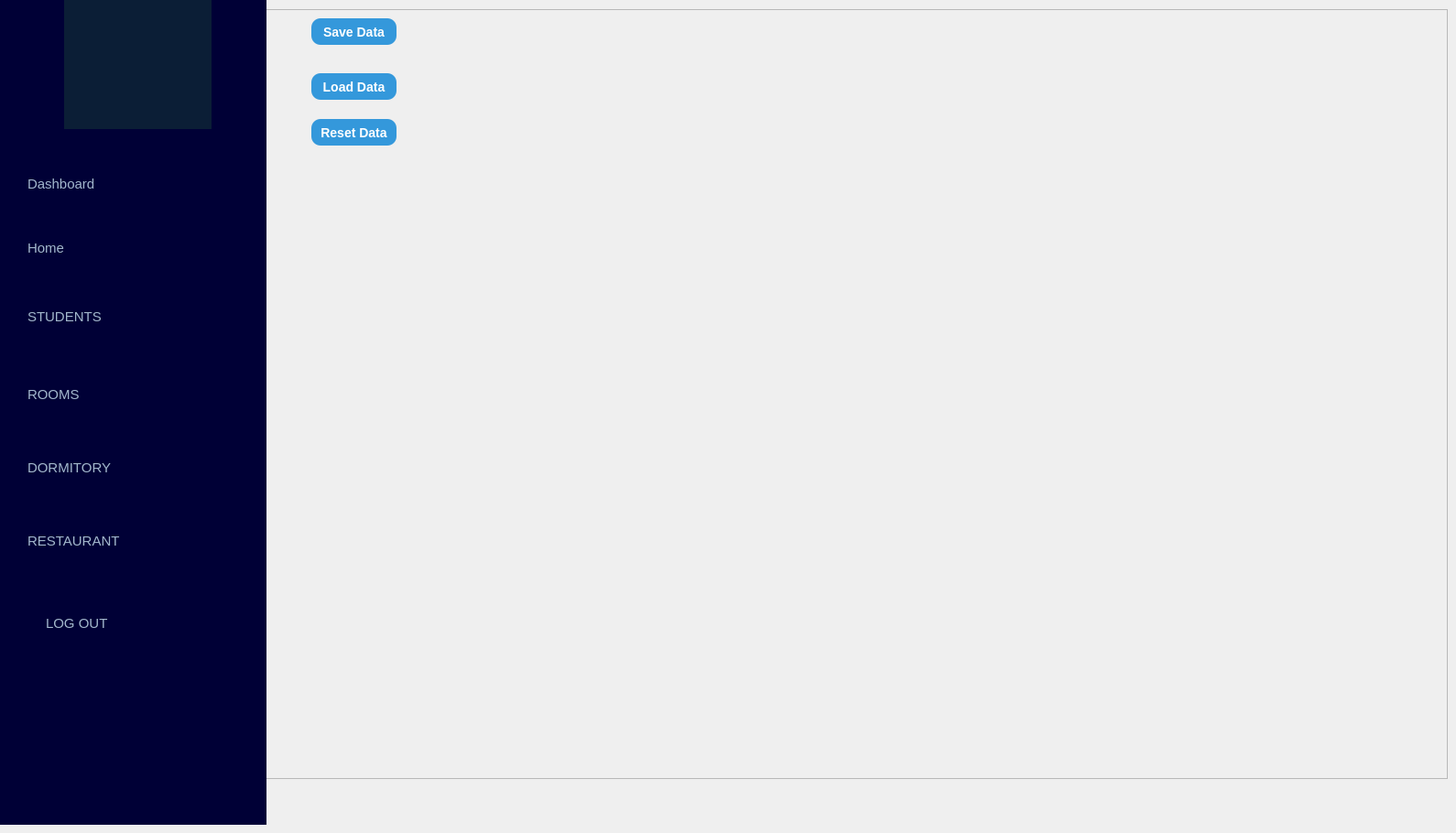
      <widget class="QWidget" name="home">
       <widget class="QFrame" name="frame_2">
        <property name="geometry">
         <rect>
          <x>280</x>
          <y>10</y>
          <width>1301</width>
          <height>841</height>
         </rect>
        </property>
        <property name="frameShape">
         <enum>QFrame::Shape::StyledPanel</enum>
        </property>
        <property name="frameShadow">
         <enum>QFrame::Shadow::Raised</enum>
        </property>
        <widget class="QLabel" name="label_3">
         <property name="geometry">
          <rect>
           <x>10</x>
           <y>-30</y>
           <width>1201</width>
           <height>821</height>
          </rect>
         </property>
         <property name="text">
          <string/>
         </property>
         <property name="pixmap">
          <pixmap resource="resources.qrc">:/images/.qtcreator/ChatGPT Image 19 juin 2026, 23_52_17.png</pixmap>
         </property>
         <property name="scaledContents">
          <bool>true</bool>
         </property>
        </widget>
        <widget class="QPushButton" name="pushButton_11">
         <property name="geometry">
          <rect>
           <x>60</x>
           <y>10</y>
           <width>93</width>
           <height>29</height>
          </rect>
         </property>
         <property name="styleSheet">
          <string notr="true">QPushButton{
    background-color:#3498DB;
    color:white;
    border:none;
    border-radius:10px;
    font-size:14px;
    font-weight:bold;
    padding:8px;
}

QPushButton:hover{
    background-color:#2980B9;
}

QPushButton:pressed{
    background-color:#1F618D;
}</string>
         </property>
         <property name="text">
          <string>Save Data</string>
         </property>
        </widget>
        <widget class="QPushButton" name="btn_loadData">
         <property name="geometry">
          <rect>
           <x>60</x>
           <y>70</y>
           <width>93</width>
           <height>29</height>
          </rect>
         </property>
         <property name="styleSheet">
          <string notr="true">QPushButton{
    background-color:#3498DB;
    color:white;
    border:none;
    border-radius:10px;
    font-size:14px;
    font-weight:bold;
    padding:8px;
}

QPushButton:hover{
    background-color:#2980B9;
}

QPushButton:pressed{
    background-color:#1F618D;
}</string>
         </property>
         <property name="text">
          <string>Load Data</string>
         </property>
        </widget>
        <widget class="QPushButton" name="btn_reset">
         <property name="geometry">
          <rect>
           <x>60</x>
           <y>120</y>
           <width>93</width>
           <height>29</height>
          </rect>
         </property>
         <property name="styleSheet">
          <string notr="true">QPushButton{
    background-color:#3498DB;
    color:white;
    border:none;
    border-radius:10px;
    font-size:14px;
    font-weight:bold;
    padding:8px;
}

QPushButton:hover{
    background-color:#2980B9;
}

QPushButton:pressed{
    background-color:#1F618D;
}</string>
         </property>
         <property name="text">
          <string>Reset Data</string>
         </property>
        </widget>
       </widget>
       <widget class="QFrame" name="sidebarFrame">
        <property name="geometry">
         <rect>
          <x>-10</x>
          <y>0</y>
          <width>301</width>
          <height>901</height>
         </rect>
        </property>
        <property name="styleSheet">
         <string notr="true">#sidebarFrame {
	background-color: rgb(0, 0, 54);
	
   
    border: none;
}
QPushButton {
    color: #ffffff;
    font-family: &quot;Segoe UI&quot;;
    font-size: 11pt;
    text-align: left;
    padding: 12px 20px;
    border: none;
    border-radius: 8px;
    background-color: transparent;
}
QPushButton:hover {
    background-color: #162e4e;
}
/* Active / Pressed State (like the Dashboard button in the image) */
QPushButton:checked, QPushButton:pressed {
    background-color: #123769;
    font-weight: bold;
}</string>
        </property>
        <property name="frameShape">
         <enum>QFrame::Shape::StyledPanel</enum>
        </property>
        <property name="frameShadow">
         <enum>QFrame::Shadow::Raised</enum>
        </property>
        <widget class="QPushButton" name="btn_dashboard">
         <property name="geometry">
          <rect>
           <x>20</x>
           <y>170</y>
           <width>291</width>
           <height>61</height>
          </rect>
         </property>
         <property name="styleSheet">
          <string notr="true">QPushButton {
    color: #a3b8cc;
    font-family: &quot;Segoe UI&quot;, sans-serif;
    font-size: 11pt;
    padding: 12px 20px;
    border: none;
    border-radius: 8px;
    background-color: transparent;
}

QPushButton:hover {
    color: #ffffff;
    background-color: #0c2343;
}

/* This rule handles the button that is currently clicked/active */
QPushButton:checked {
    color: #ffffff;
    font-weight: 600;
    background-color: #123769; /* The prominent blue selection color from the image */
}</string>
         </property>
         <property name="text">
          <string>Dashboard</string>
         </property>
         <property name="checkable">
          <bool>true</bool>
         </property>
         <property name="autoExclusive">
          <bool>true</bool>
         </property>
        </widget>
        <widget class="QPushButton" name="btn_room">
         <property name="geometry">
          <rect>
           <x>20</x>
           <y>400</y>
           <width>291</width>
           <height>61</height>
          </rect>
         </property>
         <property name="styleSheet">
          <string notr="true">QPushButton {
    color: #a3b8cc;
    font-family: &quot;Segoe UI&quot;, sans-serif;
    font-size: 11pt;
    padding: 12px 20px;
    border: none;
    border-radius: 8px;
    background-color: transparent;
}

QPushButton:hover {
    color: #ffffff;
    background-color: #0c2343;
}

/* This rule handles the button that is currently clicked/active */
QPushButton:checked {
    color: #ffffff;
    font-weight: 600;
    background-color: #123769; /* The prominent blue selection color from the image */
}</string>
         </property>
         <property name="text">
          <string>ROOMS</string>
         </property>
        </widget>
        <widget class="QPushButton" name="btn_dormitory">
         <property name="geometry">
          <rect>
           <x>20</x>
           <y>480</y>
           <width>291</width>
           <height>61</height>
          </rect>
         </property>
         <property name="styleSheet">
          <string notr="true">QPushButton {
    color: #a3b8cc;
    font-family: &quot;Segoe UI&quot;, sans-serif;
    font-size: 11pt;
    padding: 12px 20px;
    border: none;
    border-radius: 8px;
    background-color: transparent;
}

QPushButton:hover {
    color: #ffffff;
    background-color: #0c2343;
}

/* This rule handles the button that is currently clicked/active */
QPushButton:checked {
    color: #ffffff;
    font-weight: 600;
    background-color: #123769; /* The prominent blue selection color from the image */
}</string>
         </property>
         <property name="text">
          <string>DORMITORY</string>
         </property>
        </widget>
        <widget class="QPushButton" name="btn_restaurant">
         <property name="geometry">
          <rect>
           <x>20</x>
           <y>560</y>
           <width>291</width>
           <height>61</height>
          </rect>
         </property>
         <property name="styleSheet">
          <string notr="true">QPushButton {
    color: #a3b8cc;
    font-family: &quot;Segoe UI&quot;, sans-serif;
    font-size: 11pt;
    padding: 12px 20px;
    border: none;
    border-radius: 8px;
    background-color: transparent;
}

QPushButton:hover {
    color: #ffffff;
    background-color: #0c2343;
}

/* This rule handles the button that is currently clicked/active */
QPushButton:checked {
    color: #ffffff;
    font-weight: 600;
    background-color: #123769; /* The prominent blue selection color from the image */
}</string>
         </property>
         <property name="text">
          <string>RESTAURANT</string>
         </property>
        </widget>
        <widget class="QPushButton" name="btn_logout">
         <property name="geometry">
          <rect>
           <x>40</x>
           <y>650</y>
           <width>291</width>
           <height>61</height>
          </rect>
         </property>
         <property name="styleSheet">
          <string notr="true">QPushButton {
    color: #a3b8cc;
    font-family: &quot;Segoe UI&quot;, sans-serif;
    font-size: 11pt;
    padding: 12px 20px;
    border: none;
    border-radius: 8px;
    background-color: transparent;
}

QPushButton:hover {
    color: #ffffff;
    background-color: #0c2343;
}

/* This rule handles the button that is currently clicked/active */
QPushButton:checked {
    color: #ffffff;
    font-weight: 600;
    background-color: #123769; /* The prominent blue selection color from the image */
}</string>
         </property>
         <property name="text">
          <string>LOG OUT</string>
         </property>
        </widget>
        <widget class="QPushButton" name="pushButton">
         <property name="geometry">
          <rect>
           <x>20</x>
           <y>320</y>
           <width>271</width>
           <height>51</height>
          </rect>
         </property>
         <property name="styleSheet">
          <string notr="true">QPushButton {
    color: #a3b8cc;
    font-family: &quot;Segoe UI&quot;, sans-serif;
    font-size: 11pt;
    padding: 12px 20px;
    border: none;
    border-radius: 8px;
    background-color: transparent;
}

QPushButton:hover {
    color: #ffffff;
    background-color: #0c2343;
}

/* This rule handles the button that is currently clicked/active */
QPushButton:checked {
    color: #ffffff;
    font-weight: 600;
    background-color: #123769; /* The prominent blue selection color from the image */
}</string>
         </property>
         <property name="text">
          <string>STUDENTS</string>
         </property>
        </widget>
        <widget class="QLabel" name="label_2">
         <property name="geometry">
          <rect>
           <x>80</x>
           <y>0</y>
           <width>161</width>
           <height>141</height>
          </rect>
         </property>
         <property name="styleSheet">
          <string notr="true">background-color: #0b1e36;</string>
         </property>
         <property name="text">
          <string/>
         </property>
         <property name="pixmap">
          <pixmap resource="resources.qrc">:/images/.qtcreator/ChatGPT Image 20 juin 2026, 00_30_51.png</pixmap>
         </property>
        </widget>
        <widget class="QPushButton" name="btn_home3_2">
         <property name="geometry">
          <rect>
           <x>20</x>
           <y>240</y>
           <width>291</width>
           <height>61</height>
          </rect>
         </property>
         <property name="styleSheet">
          <string notr="true">QPushButton {
    color: #a3b8cc;
    font-family: &quot;Segoe UI&quot;, sans-serif;
    font-size: 11pt;
    padding: 12px 20px;
    border: none;
    border-radius: 8px;
    background-color: transparent;
}

QPushButton:hover {
    color: #ffffff;
    background-color: #0c2343;
}

/* This rule handles the button that is currently clicked/active */
QPushButton:checked {
    color: #ffffff;
    font-weight: 600;
    background-color: #123769; /* The prominent blue selection color from the image */
}</string>
         </property>
         <property name="text">
          <string>Home</string>
         </property>
        </widget>
       </widget>
      </widget>
